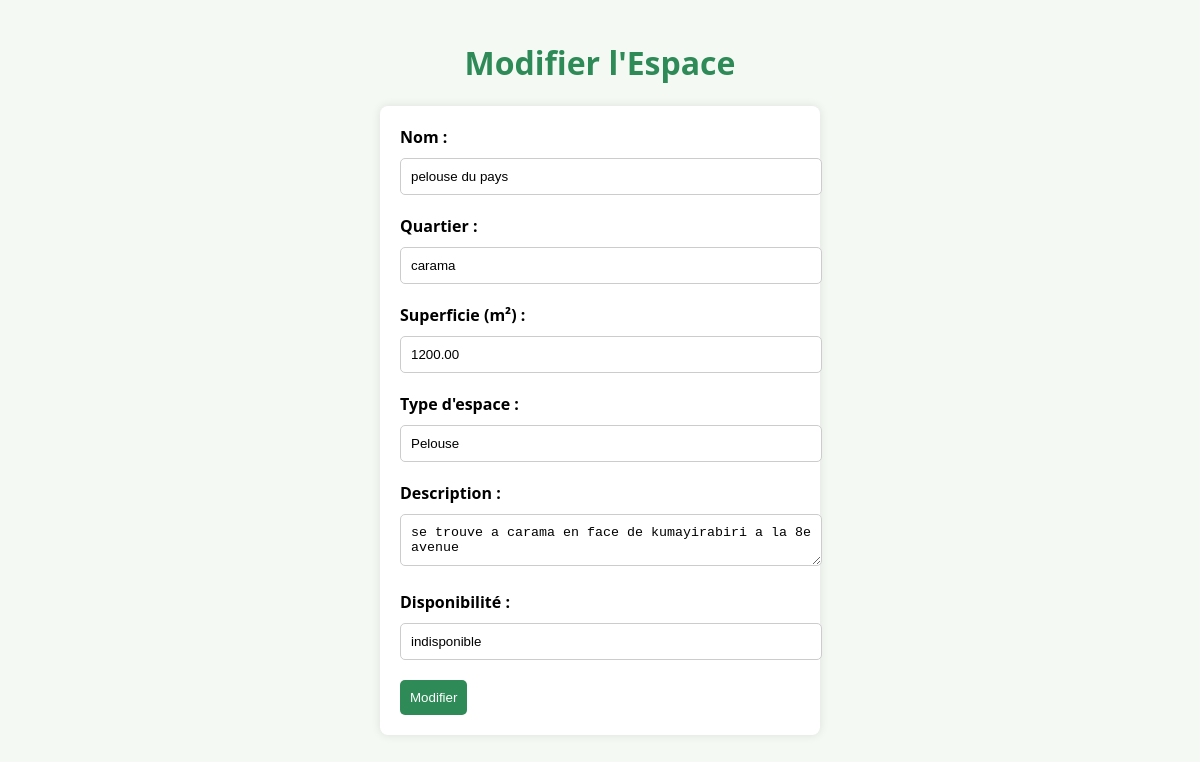
/modifier_espace.php?id=63, run on the app's committed database.
### tables this page shows
CREATE TABLE IF NOT EXISTS `espaces_verts` (
  `Id_Espace` int NOT NULL AUTO_INCREMENT,
  `Nom` varchar(100) DEFAULT NULL,
  `Localisation` varchar(150) DEFAULT NULL,
  `Superficie` decimal(10,2) DEFAULT NULL,
  `Type_espace` varchar(50) NOT NULL,
  `disponibilite` varchar(255) NOT NULL,
  `description` varchar(255) NOT NULL,
  PRIMARY KEY (`Id_Espace`)
);

### modifier_espace.php (the view, shortened to what this page needs)
<?php
$bdd = new PDO('mysql:host=localhost;dbname=gestion_espaces_verts', 'root', '');
if (isset($_GET['id'])) {
    $id_espace = htmlspecialchars($_GET['id']);
} else {
    die("ID de l'espace non spécifié.");
}
$query = $bdd->prepare("SELECT * FROM espaces_verts WHERE Id_Espace = ?");
$query->execute([$id_espace]);
$espace = $query->fetch();
?>
<!DOCTYPE html>
<html lang="fr">
<head>
</head>
<body>
<h1>Modifier l'Espace</h1>
<form method="POST">
    <label for="nom">Nom :</label>
    <input type="text" id="nom" name="nom" value="<?php echo htmlspecialchars($espace['Nom']); ?>" required>
      <label for="nom">Quartier :</label>
    <input type="text" id="nom" name="Localisation" value="<?php echo htmlspecialchars($espace['Localisation']); ?>" required>
    <label for="superficie">Superficie (m²) :</label>
    <input type="number" id="superficie" name="superficie" value="<?php echo htmlspecialchars($espace['Superficie']); ?>" required>
    <label for="type_espace">Type d'espace :</label>
    <input type="text" id="type_espace" name="type_espace" value="<?php echo htmlspecialchars($espace['Type_espace']); ?>" required>
    <label for="description">Description :</label>
    <textarea id="description" name="description" required><?php echo htmlspecialchars($espace['description']); ?></textarea>
    <label for="disponibilite">Disponibilité :</label>
    <input type="text" id="disponibilite" name="disponibilite" value="<?php echo htmlspecialchars($espace['disponibilite']); ?>" required>
    <button type="submit">Modifier</button>
</form>
</body>
</html>

### modifier_espace.php (style rules this page uses)
body { font-family: 'Segoe UI', sans-serif; background-color: #f4f9f4; margin: 0; padding: 20px; }
h1 { text-align: center; color: #2e8b57; }
form { max-width: 400px; margin: 0 auto; background-color: white; padding: 20px; border-radius: 8px; box-shadow: 0 0 10px rgba(0, 0, 0, 0.1); }
label { display: block; margin-bottom: 10px; font-weight: bold; }
input, textarea { width: 100%; padding: 10px; margin-bottom: 20px; border: 1px solid #ccc; border-radius: 5px; }
button { background-color: #2e8b57; color: white; border: none; padding: 10px; border-radius: 5px; cursor: pointer; transition: background 0.3s; }

### data on the page
espaces_verts: nom "pelouse du pays", Localisation "carama", superficie "1200.00", type_espace "Pelouse", description "se trouve a carama en face de kumayirabiri a la 8e avenue", disponibilite "indisponible"
